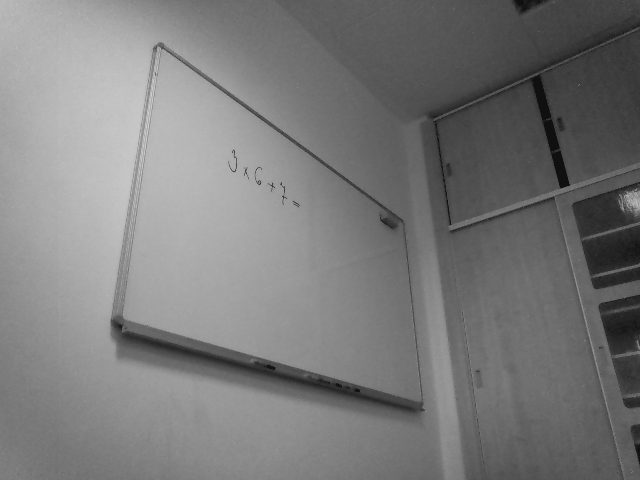
#> input picture images/orig.png, 640 x 480 px
$ python hardcoded.py
#> lines starting #> are read from the running program, lines starting #| are printed output that depends on the picture; after the words box and inside, x2 and y2 are one past the last pixel; in counts of white or black regions, pixels touching at a corner belong together
import cv2
import numpy as np

image_path = "images/orig.png"

#picc = (numpy.reshape(numpy.frombuffer(pic[6], dtype = '%iuint8' % pic[2]), (pic[1], pic[0], pic[2])))
img = cv2.imread("images/orig.png")
#> img is the input picture: shape (480, 640, 3); min 16, max 209, mean 122.3
rows, cols, ch = img.shape
#> rows = 480; cols = 640; ch = 3

pts1 = np.float32([[160,47],[115,321],[395,223],[417,406]])
pts2 = np.float32([[0,0],[0,rows],[cols,0],[cols,rows]])
#> pts2 = [[0, 0], [0, 480], [640, 0], [640, 480]]

M = cv2.getPerspectiveTransform(pts1,pts2)
dst = cv2.warpPerspective(img,M,(rows,cols))
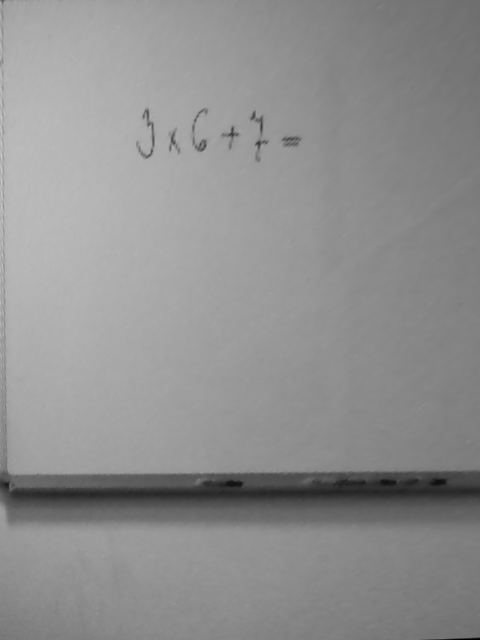
#> dst: shape (640, 480, 3); min 0, max 206, mean 144

dst = dst[50:200, 50:400]
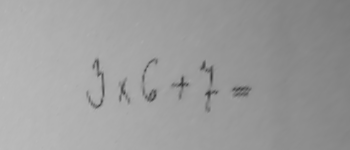
#> dst: shape (150, 350, 3); min 57, max 188, mean 156.2

#ty prahy 100,200 sou asi moc, 60,200 vychazi lip
#u tech kontur bude potreba nak voriznout ty zbytky ty tabule po
#ty transformaci
canny_output = cv2.Canny(dst, 40,200)
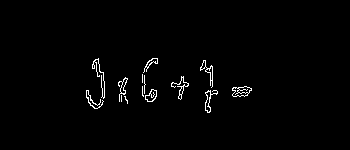
#> canny_output: shape (150, 350); 1.4% white in thin lines or dots, all inside (x1, y1, x2, y2) = (86, 58, 252, 113)
contours, hierarchy = cv2.findContours(canny_output,cv2.RETR_TREE,cv2.CHAIN_APPROX_SIMPLE)
#> contours = 25 contours, 10 with area under 20; largest, box (x1, y1, x2, y2) and area: (232, 86, 252, 97) 138, (145, 89, 157, 102) 88, (205, 90, 218, 113) 80, (145, 89, 157, 102) 78, (200, 60, 213, 88) 74
cv2.drawContours(dst,contours,-1,(255,255,255),1)
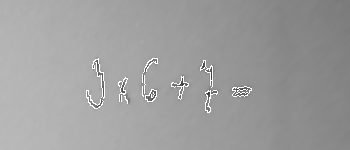
#> dst: shape (150, 350, 3); 1.39% of pixels changed, all inside (x1, y1, x2, y2) = (86, 58, 252, 113)

img_name = image_path.split('/')[-1:][0].split('.')[0]
path_scgink = "seshat/SampleMathExps/{}.scgink".format(img_name)
with open(path_scgink, 'w') as ink_file:
	ink_file.write("SCG_INK\n")
	ink_file.write("{}\n".format(len(contours)))
	for contour in contours:
		ink_file.write("{}\n".format(len(contour)))
		for coord in contour:
			ink_file.write("{} {}\n".format(coord[0][0], coord[0][1]))
#> this loop made 25 passes
#> contour on passes 2, 18: [[121, 95], [121, 101]], [[142, 74], [142, 82]]


cv2.imshow("orig", img)
cv2.imshow("dst", dst)
cv2.waitKey()

$ run again, with images/image2.png copied over images/orig.png
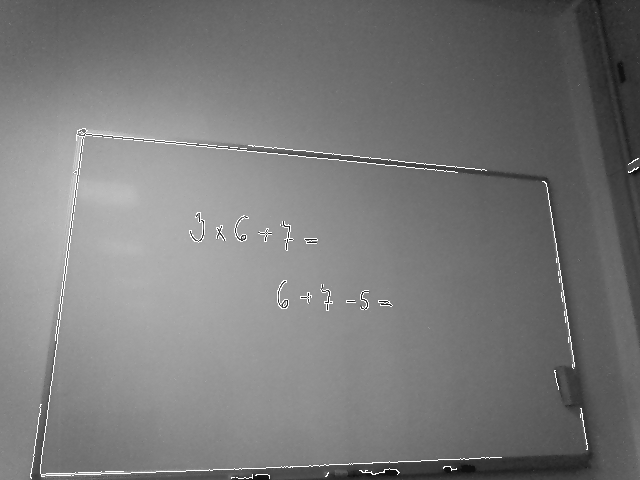
#> input picture images/image2.png, 640 x 480 px
#> img is the input picture: shape (480, 640, 3); min 16, max 255, mean 121.5
#> `canny_output = cv2.Canny(dst, 40,200)`:
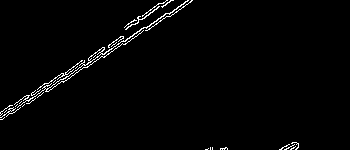
#> canny_output: shape (150, 350); 1.7% white in thin lines or dots, all inside (x1, y1, x2, y2) = (0, 0, 299, 150)
#> contours = 32 contours, 29 with area under 20; largest, box (x1, y1, x2, y2) and area: (14, 0, 189, 108) 152, (88, 47, 105, 62) 68, (125, 6, 160, 30) 24
#> `cv2.drawContours(dst,contours,-1,(255,255,255),1)`:
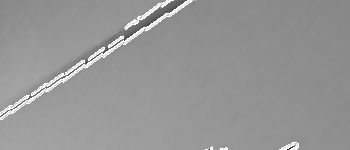
#> dst: shape (150, 350, 3); min 34, max 255, mean 149.7
#> the loop `for contour in contours:` made 32 passes
#> contour on passes 1, 3, 4, 9, 10, 14, 15, 16: [[208, 148], [207, 149], [205, 149], [207, 149]], [[212, 147], [212, 149]], [[210, 147], [210, 149]], [[4, 117], [2, 119], [0, 119], [2, 119]], [[6, 110], [4, 112]], [[24, 104], [22, 106]], [[17, 104], [15, 106]], [[21, 101], [19, 103]]

$ run again, with images/par.png copied over images/orig.png
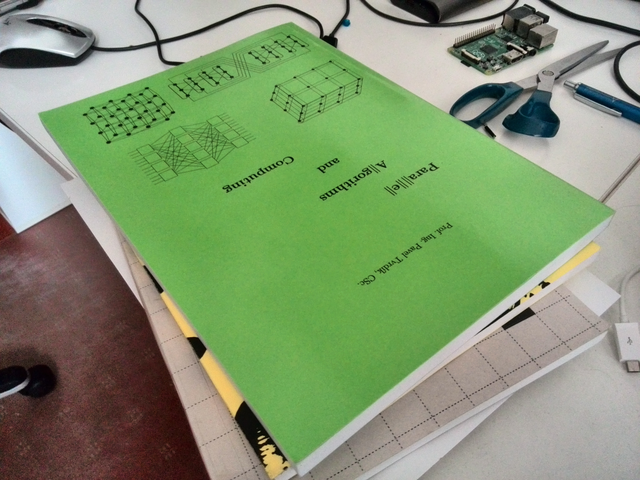
#> input picture images/par.png, 640 x 480 px
#> img is the input picture: shape (480, 640, 3); mean B, G, R 112.8, 151.6, 131
#> `canny_output = cv2.Canny(dst, 40,200)`:
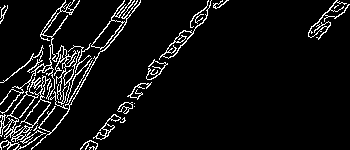
#> canny_output: shape (150, 350); 6.8% white in thin lines or dots
#> contours = 56 contours, 32 with area under 20; largest, box (x1, y1, x2, y2) and area: (4, 75, 51, 150) 1044, (10, 92, 42, 137) 536, (31, 0, 141, 150) 526, (0, 0, 80, 114) 340, (91, 20, 123, 49) 338
#> `cv2.drawContours(dst,contours,-1,(255,255,255),1)`:
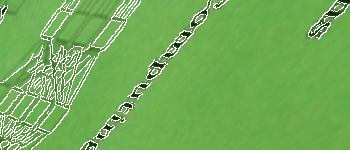
#> dst: shape (150, 350, 3); mean B, G, R 88.9, 174.4, 115.4
#> the loop `for contour in contours:` made 56 passes
#> contour on passes 12, 13, 18, 19, 20, 22, 28, 31: [[134, 106]], [[134, 103]], [[140, 93], [141, 92], [142, 93], [141, 94]], [[137, 86], [138, 85], [139, 86], [138, 87]], [[147, 84], [148, 83], [149, 84], [148, 85]], [[22, 142], [23, 141], [24, 142], [23, 143]], [[10, 120], [11, 119], [12, 120], [11, 121]], [[33, 86], [34, 85], [35, 86], [34, 87]]
